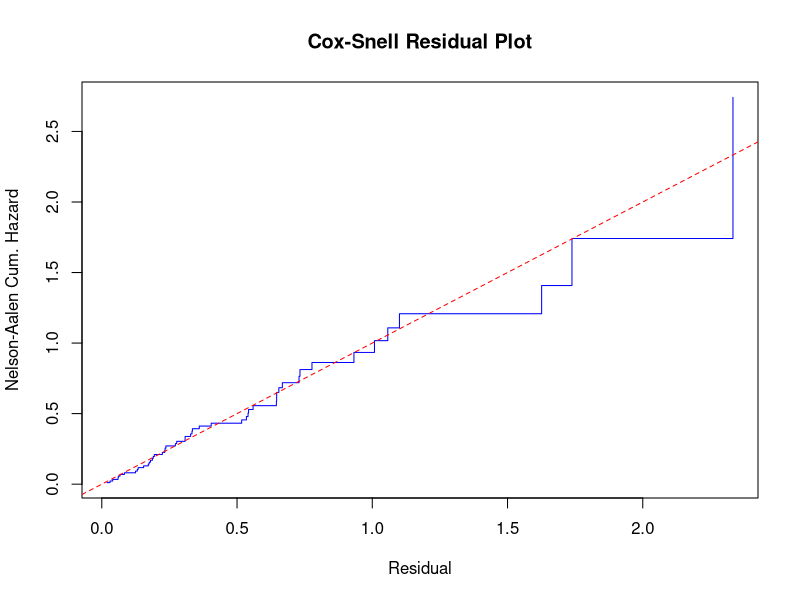
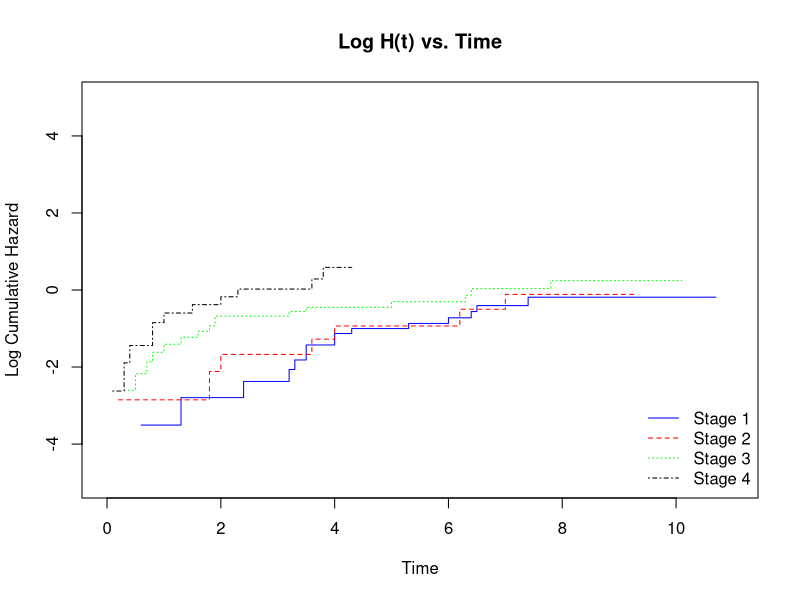
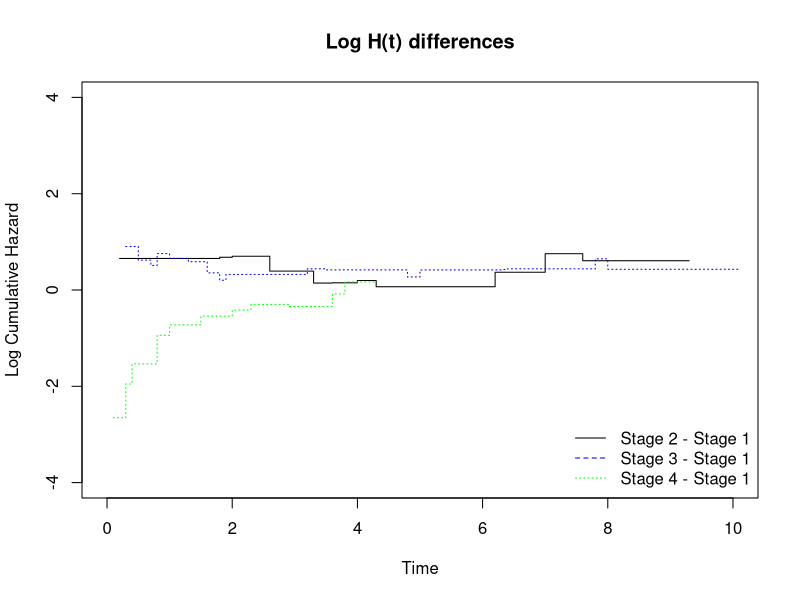
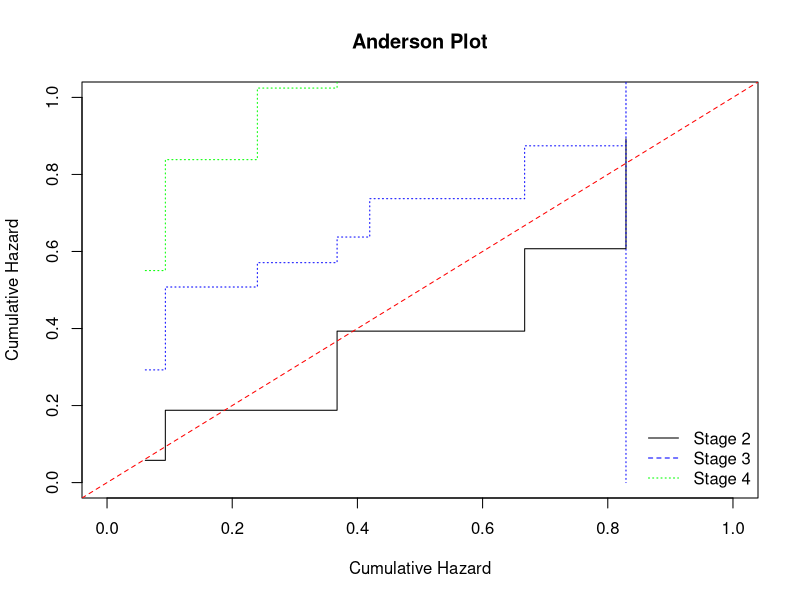

R code for these plots, in order:
## ---- chunk 1
knitr::opts_chunk$set(echo = TRUE)
## ---- chunk 2
library(readxl)
library(survival)
library(KMsurv)
library(dplyr)
## ---- chunk 3
#Load data
data("std") 
## ---- chunk 4
model1 <- coxph(Surv(time, rinfct)~  race + marital + age + yschool + 
                   npartner + os12m + rs12m + factor(condom) + abdpain + 
                   discharge + dysuria + itch + lesion + rash + lymph + 
                   factor(iinfct) , data = std, ties = "breslow")

#Use the step algorithm to find the most predictive factors 
step(model1)


## ---- chunk 5

model1_step <- coxph(Surv(time, rinfct) ~ yschool + npartner + os12m + 
                      factor(condom) + abdpain + factor(iinfct), 
                      data = std, ties = "breslow")
summary(model1_step)
## ---- chunk 6
time <-c(1, 63, 105, 129, 182, 216, 250, 262, 301, 301, 342, 354,
356, 358, 380, 383, 383, 388, 394, 408, 460, 489, 499, 523,
524, 535, 562, 569, 675, 676, 748, 778, 786, 797, 955, 968,
1000, 1245, 1271, 1420, 1551, 1694, 2363, 2754, 2950,
17, 42, 44, 48, 60, 72, 74, 95, 103, 108, 122, 144,
167, 170, 183, 185, 193, 195, 197, 208, 234, 235, 254, 307,
315, 401, 445, 464, 484, 528, 542, 547, 577, 580, 795, 855,
1366, 1577, 2060, 2412, 2486, 2796, 2802, 2934, 2988)
delta <- c(rep(1, 43), rep(0,2),rep(1, 39), rep(0,6))
treatment <- c(rep("chemo",45), rep("radio",45))

df <- as.data.frame(cbind(time, delta, treatment))

df$time <- as.numeric(df$time)
df$delta <- as.numeric(df$delta)

model1 <- coxph(Surv(time, delta)~factor(treatment), 
                  data = df, ties = "breslow")
summary(model1)


# 95% confidence interval
round(exp((model1$coef[1]+c(-1,1)*1.96*sqrt(model1$var[1,1]))),6)
## ---- chunk 7
df$treatment_indicator <- ifelse(df$treatment=="chemo",1,0)


event.times <- sort(unique(df$time[df$delta == 1]))

#restructure the data into a counting process-like dataset
df_restructured <- survSplit(data = df, cut = event.times, end = "time", start = 't0', event = "delta")

#Create time dependent covariate
df_restructured$tdc <- df_restructured$treatment_indicator*log(df_restructured$time)

model2<- coxph(Surv(t0, time, delta)~ treatment + tdc, 
                  data = df_restructured, ties = "breslow")
summary(model2)

#Testing b2 = 0
C  <- c(0, 1)
b0 <- c(0, 0)
b  <- model2$coefficients
V  <- model2$var
wald <- t(C %*% b - C %*% b0) %*% solve(t(C) %*% V %*% C) %*% (C %*% b - C %*% b0)
round(cbind(wald, 1-pchisq(wald, 1)),6)
## ---- chunk 8
#Pg. 306
loglik <- as.numeric(length(event.times))

#Warnings may occur due to X being singular. (that is a problem with this method)
for(i in 1:length(event.times)){
  df_restructured$tdc1 <- ifelse(df_restructured$time > event.times[i], df_restructured$treatment, 0)
  fit <- coxph(Surv(t0, time, delta) ~ treatment + tdc1, data = df_restructured, ties = 'breslow')
  loglik[i] <- fit$loglik[2]
}

cbind(event.times, loglik)
opt_tau <- event.times[which.max(loglik)]
opt_tau
## ---- chunk 9
df_restructured$Z1 <- ifelse(df_restructured$time > opt_tau, df_restructured$treatment_indicator, 0)
df_restructured$Z2 <- ifelse(df_restructured$time <= opt_tau, df_restructured$treatment_indicator, 0)

model3 <- coxph(Surv(t0, time, delta) ~  Z1 + Z2, data = df_restructured, ties = 'breslow')
summary(model3)
## ---- chunk 10
data(larynx) 
larynx <- larynx %>% 
          mutate(diag_before75 = ifelse(diagyr<75, 1, 0))
model1 <- coxph(Surv(time, delta) ~  age + factor(stage) + strata(diag_before75),
                data = larynx, ties = 'breslow')
summary(model1)
## ---- chunk 11
after75 <- larynx %>% filter(diag_before75==0)
before75 <- larynx %>% filter(diag_before75==1)

fit0 <- coxph(Surv(time, delta) ~  age + factor(stage) + strata(diag_before75), data = after75, ties = 'breslow') 
fit1 <- coxph(Surv(time, delta) ~  age + factor(stage) + strata(diag_before75), data = before75, ties = 'breslow')
X2 <- -2*(model1$loglik[2] - (fit0$loglik[2] + fit1$loglik[2]))
X2
1 - pchisq(X2, df = 4)
## ---- chunk 12

C  <- rbind(c(1, 0, 0, 0, -1, 0, 0, 0),
                 c(0, 1, 0, 0, 0, -1, 0, 0),
                 c(0, 0, 1, 0, 0, 0, -1, 0),
                 c(0, 0, 0, 1, 0, 0, 0, -1))
b0 <- c(0, 0, 0, 0, 0, 0, 0, 0)
b <- c(fit0$coefficients, fit1$coefficients)
V <- rbind(cbind(fit0$var, matrix(0, nrow = nrow(fit1$var),
                                          ncol = ncol(fit1$var))),
                 cbind(matrix(0, nrow = nrow(fit1$var),
                              ncol = ncol(fit0$var)), fit1$var)
                 ) 
1 - pchisq(t(C %*% b- C %*% b0) %*% 
             solve(C %*% V%*% t(C)) %*% 
             (C %*% b- C %*% b0), 4)

## ---- chunk 13
data("burn")

cut.points <- sort(unique(burn$T3[burn$D3 == 1]))
burn_restructured <- survSplit(data = burn, cut = cut.points, end = "T3", start = 't0', event = "D3")

burn_restructured$tdw <- ifelse(burn_restructured$T3 >= burn_restructured$T1 & burn_restructured$D1 == 1, 1, 0)

model1 <- coxph(Surv(t0, T3, D3) ~ Z1 + Z2 + Z3 + tdw, data = burn_restructured, ties = 'breslow')
summary(model1)
## ---- chunk 14
#Create a TDC
burn_restructured$tdc_1 <- ifelse(burn_restructured$T3 >= burn_restructured$T2 & burn_restructured$D2 == 1, 1, 0)

model2 <- coxph(Surv(t0, T3, D3) ~ Z1 + Z2 + Z3 + tdc_1, data = burn_restructured, ties = 'breslow')
summary(model2)
## ---- chunk 15
model3 <- coxph(Surv(t0, T3, D3) ~ Z1 + Z2 + Z3 + Z4 + Z5 +Z6 + Z7 + Z8 + Z9 + Z10 + factor(Z11) + tdc_1 + tdw, data = burn_restructured, ties = 'breslow')

step(model3)
## ---- chunk 16
#Final model 
model4 <- coxph(formula = Surv(t0, T3, D3) ~ Z1 + Z2 + Z3 + factor(Z11), 
    data = burn_restructured, ties = "breslow")
summary(model4)
## ---- chunk 17
burn_restructured_anti <- filter(burn_restructured, D2==1)
model5 <- coxph(Surv(t0, T3, D3) ~ Z1 + Z2 + Z3 + Z4 + Z5 + 
                  Z6 + Z7 + Z8 + Z9 + Z10 + factor(Z11) + 
                  tdc_1 + tdw, data = burn_restructured_anti, ties = 'breslow')
step(model5)

#Final model 
summary(coxph(Surv(t0, T3, D3) ~ Z5 + Z6 + Z9 + tdc_1, data = burn_restructured_anti, ties = 'breslow'))
## ---- chunk 18
data("larynx") 
## ---- chunk 19
model1 <- coxph(Surv(time,delta) ~ factor(stage) + age, data = larynx, 
                method = 'breslow')


#Get Cox-Snell residual based on Martingale residuals
mg.residual <- resid(model1, type = "martingale")
cs.residual <- larynx$delta - mg.residual

#Graphical Plot
fit.cs <- survfit(Surv(cs.residual, larynx$delta) ~ 1) #Get Kaplan-Meier estiamtes
H.cs   <- cumsum(fit.cs$n.event/fit.cs$n.risk)
plot(fit.cs$time, H.cs, type='s', col='blue', 
     main = 'Cox-Snell Residual Plot', 
     xlab = 'Residual', ylab = 'Nelson-Aalen Cum. Hazard') 
#Note here that 'time' is the value of the Cox-Snell residual
abline(0, 1, col='red',  lty = 2)
## ---- chunk 20
data("larynx")

model1 <- basehaz(coxph(Surv(time,delta) ~ strata(factor(stage)) + age, data = larynx,  method = 'breslow'))
model1

plot(log(model1$hazard[model1$strata == 1])~ model1$time[model1$strata == 1], type = 's',
     ylab = 'Log Cumulative Hazard', xlab = 'Time', main = 'Log H(t) vs. Time',
     col = 'blue', lty = 1, xlim = c(0, 11), ylim = c(-5, 5))
lines(log(model1$hazard[model1$strata == 2]) ~  model1$time[model1$strata == 2],
      col = 'red', lty = 2, type = 's')
lines(log(model1$hazard[model1$strata == 3]) ~  model1$time[model1$strata == 3],
      col = 'green', lty = 3, type = 's')
lines(log(model1$hazard[model1$strata == 4]) ~  model1$time[model1$strata == 4],
      col = 'black', lty = 4, type = 's')
legend('bottomright', c('Stage 1', 'Stage 2', "Stage 3", "Stage 4"), col = c('blue', 'red', "green", "black"), lty = c(1,2,3,4), bty = 'n')
## ---- chunk 21
H1 <- model1$hazard[model1$strata == 1]
H2 <- model1$hazard[model1$strata == 2]
H3 <- model1$hazard[model1$strata == 3]
H4 <- model1$hazard[model1$strata == 4]

t1 <- model1$time[model1$strata == 1]
t2 <- model1$time[model1$strata == 2]
t3 <- model1$time[model1$strata == 3]
t4 <- model1$time[model1$strata == 4]

plot(log(H2) - log(H1[1:15]) ~ t2, main = 'Log H(t) differences', ylab = 'Log Cumulative Hazard', xlab = 'Time', type = 's', xlim = c(0, 10), ylim = c(-4, 4))
lines(log(H3) - log(H1[1:23]) ~ t3,
      col = 'blue', lty = 3, type = 's')
lines(log(H4) - H1[1:12] ~ t4,
      col = 'green', lty = 3, type = 's')
legend('bottomright', c('Stage 2 - Stage 1', "Stage 3 - Stage 1", "Stage 4 - Stage 1"), col = c('black', "blue", "green"), lty = c(1, 2,3), bty = 'n')
## ---- chunk 22
reptime <- function(l, t){
  x <- numeric(max(t))
  for(i in min(t):max(t)){
    diff <- i - t
    diff <- diff[diff >= 0]
    x[i] <- l[which.min(diff)]
  }
  return(x)
}

H1 <- model1$hazard[model1$strata == 1]
H2 <- model1$hazard[model1$strata == 2]
H3 <- model1$hazard[model1$strata == 3]
H4 <- model1$hazard[model1$strata == 4]
t1 <- model1$time[model1$strata == 1]
t2 <- model1$time[model1$strata == 2]
t3 <- model1$time[model1$strata == 3]
t4 <- model1$time[model1$strata == 4]

H1 <- reptime(H1, t1)
H2 <- reptime(H2, t2)
H3 <- reptime(H3, t3)
H4 <- reptime(H4, t4)


plot(H2[1:15] ~ H1[1:15], main = 'Anderson Plot', ylab = 'Cumulative Hazard', xlab = 'Cumulative Hazard', type = 's', xlim = c(0, 1), ylim = c(0, 1))
lines(H3[1:23] ~ H1[1:23],
      col = 'blue', lty = 3, type = 's')
lines(H4[1:12] ~ H1[1:12],
      col = 'green', lty = 3, type = 's')
abline(0, 1, col='red',  lty=2)
legend('bottomright', c('Stage 2', "Stage 3", "Stage 4"), col = c('black', "blue", "green"), lty = c(1, 2,3), bty = 'n')
